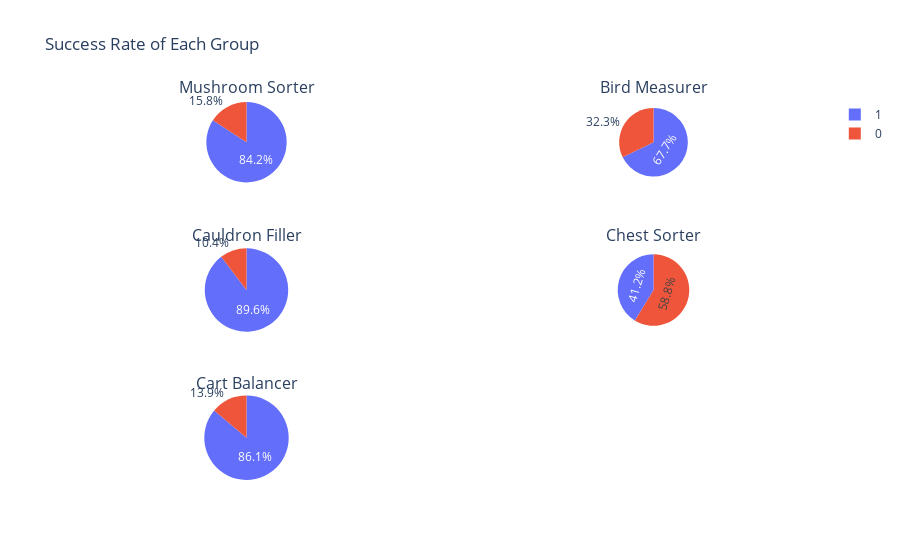

Notebook source saved alongside this figure:
### Code cell
labels = [0,1]

fig = make_subplots(3, 2, specs=[[{'type':'domain'}, {'type':'domain'}],[{'type':'domain'}, {'type':'domain'}],[{'type':'domain'}, {'type':'domain'}]],
                    subplot_titles=['Mushroom Sorter', 'Bird Measurer','Cauldron Filler','Chest Sorter','Cart Balancer'])
fig.add_trace(go.Pie(labels=Success_Rate_1['Type'], values=Success_Rate_1['Count'], scalegroup='one',
                     name="Success Rate"), 1, 1)
fig.add_trace(go.Pie(labels=Success_Rate_2['Type'], values=Success_Rate_2['Count'], scalegroup='one',
                     name="Success Rate"), 1, 2)
fig.add_trace(go.Pie(labels=Success_Rate_3['Type'], values=Success_Rate_3['Count'], scalegroup='one',
                     name="Success Rate"), 2, 1)
fig.add_trace(go.Pie(labels=Success_Rate_4['Type'], values=Success_Rate_4['Count'], scalegroup='one',
                     name="Success Rate"), 2, 2)
fig.add_trace(go.Pie(labels=Success_Rate_5['Type'], values=Success_Rate_5['Count'], scalegroup='one',
                     name="Success Rate"), 3, 1)

fig.update_layout(title_text='Success Rate of Each Group')
fig.show()

### Figure 1 — Plotly figure (JSON) as saved in the notebook; plotly's stock layout.template omitted (floating-point values rounded to 4 significant figures)
{"data": [{"domain": {"x": [0, 0.45], "y": [0.7778, 1]}, "labels": [1, 0], "name": "Success Rate", "scalegroup": "one", "type": "pie", "values": [3163, 594]}, {"domain": {"x": [0.55, 1], "y": [0.7778, 1]}, "labels": [1, 0], "name": "Success Rate", "scalegroup": "one", "type": "pie", "values": [1860, 886]}, {"domain": {"x": [0, 0.45], "y": [0.3889, 0.6111]}, "labels": [1, 0], "name": "Success Rate", "scalegroup": "one", "type": "pie", "values": [3634, 421]}, {"domain": {"x": [0.55, 1], "y": [0.3889, 0.6111]}, "labels": [0, 1], "name": "Success Rate", "scalegroup": "one", "type": "pie", "values": [1752, 1229]}, {"domain": {"x": [0, 0.45], "y": [0, 0.2222]}, "labels": [1, 0], "name": "Success Rate", "scalegroup": "one", "type": "pie", "values": [3575, 576]}], "layout": {"annotations": [{"font": {"size": 16}, "showarrow": false, "text": "Mushroom Sorter", "x": 0.225, "xanchor": "center", "xref": "paper", "y": 1, "yanchor": "bottom", "yref": "paper"}, {"font": {"size": 16}, "showarrow": false, "text": "Bird Measurer", "x": 0.775, "xanchor": "center", "xref": "paper", "y": 1, "yanchor": "bottom", "yref": "paper"}, {"font": {"size": 16}, "showarrow": false, "text": "Cauldron Filler", "x": 0.225, "xanchor": "center", "xref": "paper", "y": 0.6111, "yanchor": "bottom", "yref": "paper"}, {"font": {"size": 16}, "showarrow": false, "text": "Chest Sorter", "x": 0.775, "xanchor": "center", "xref": "paper", "y": 0.6111, "yanchor": "bottom", "yref": "paper"}, {"font": {"size": 16}, "showarrow": false, "text": "Cart Balancer", "x": 0.225, "xanchor": "center", "xref": "paper", "y": 0.2222, "yanchor": "bottom", "yref": "paper"}], "title": {"text": "Success Rate of Each Group"}}}
